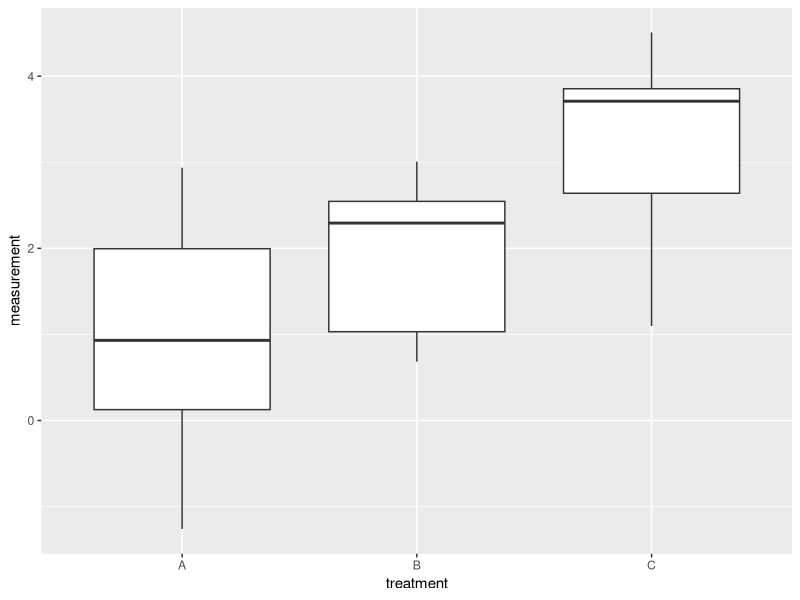
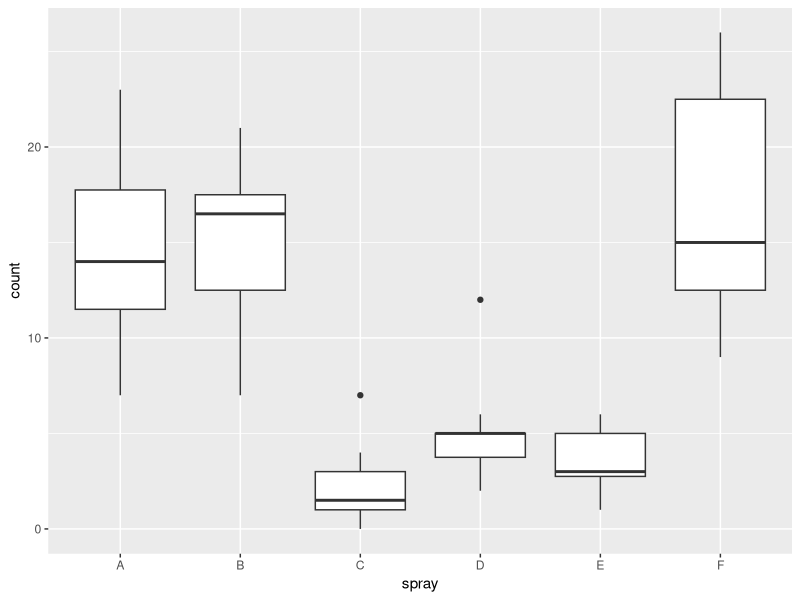

Source code (R) for these figures, in order:
## ---- chunk 1
set.seed(030289)
## ---- chunk 2
library(ggplot2)
dat <- data.frame(
  treatment = rep(c('A','B','C'), each = 10),
  measurement = unlist(lapply(1:3, function(x) rnorm(n = 10, mean = x, sd = 1)))
)
qplot(x = treatment, y = measurement, data = dat, geom = 'boxplot')

## ---- chunk 3
anova(lm(measurement ~ treatment, data = dat))
## ---- chunk 4
pairwise.t.test(x = dat$measurement, dat$treatment, 
	p.adjust.method = "bonferroni")
## ---- chunk 5
qplot(x = spray, y = count, data = InsectSprays, geom = 'boxplot')
## ---- chunk 6
kruskal.test(measurement ~ treatment, data = dat)
## ---- chunk 7
pairwise.wilcox.test(x = dat$measurement, dat$treatment, 
	p.adjust.method = "bonferroni")
